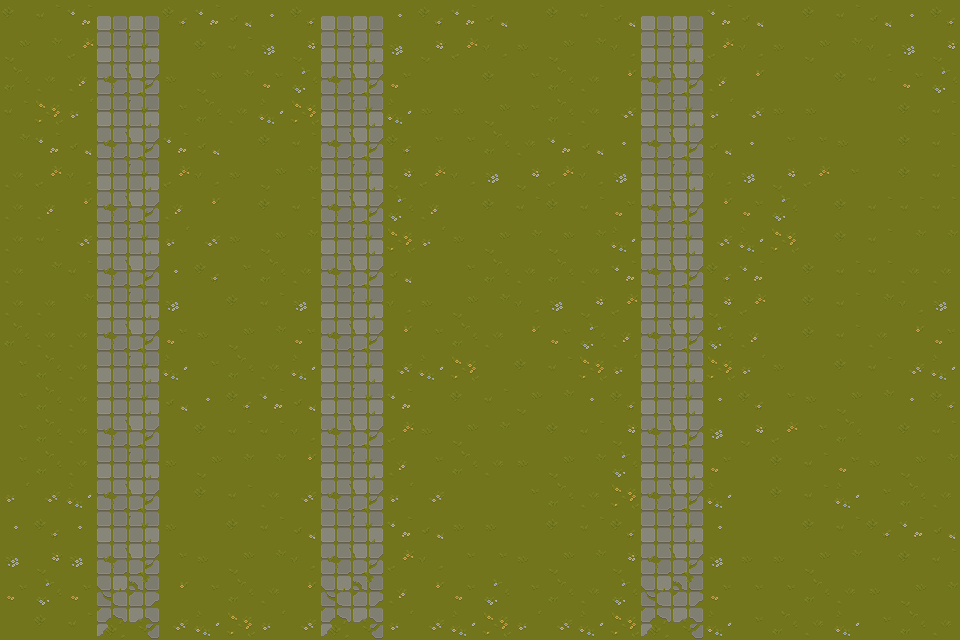

Below is a game level as drawn by its tile map, then a one-line description and the .tmx file that defines it, in full:
An orthogonal 30x20 tile map with 32x32 px tiles, 2 tile layers (decor, colliders).

<map version="1.10" tiledversion="1.12.2" orientation="orthogonal" renderorder="right-down" width="30" height="20" tilewidth="32" tileheight="32" infinite="0" nextlayerid="3" nextobjectid="1">
 <tileset firstgid="1" source="../tiles/texture.tsx" />
 <layer id="1" name="decor" width="30" height="20">
  <data encoding="csv">
2,3,7,37,37,6,7,8,5,6,37,37,5,6,7,8,1,2,3,8,0,0,7,8,1,2,3,8,5,6,
10,11,15,33,34,1,2,3,13,14,33,34,13,14,15,16,9,10,11,16,0,0,15,16,9,10,11,16,13,14,
18,19,23,41,42,9,10,11,21,22,41,42,21,1,1,2,17,18,19,24,0,0,23,24,1,1,2,3,21,22,
3,30,31,33,34,17,18,19,29,30,33,34,29,9,9,10,17,18,19,32,0,0,31,32,9,9,1,1,2,3,
11,7,8,41,42,7,8,1,2,3,41,42,6,17,17,18,19,7,8,5,0,0,8,5,17,17,9,1,2,3,
19,15,16,33,34,15,16,9,10,11,33,34,14,15,16,13,14,15,16,13,0,0,16,13,14,15,17,1,2,3,
19,23,24,41,42,23,24,1,2,3,41,42,22,23,1,2,3,2,3,21,0,0,24,21,22,1,2,3,3,3,
19,3,32,33,34,31,32,9,10,11,33,34,30,31,9,10,11,10,11,29,0,0,32,29,30,1,2,3,11,11,
19,11,3,41,42,5,6,17,18,19,41,42,8,1,17,18,19,18,19,7,0,0,6,7,1,2,3,3,19,19,
19,19,11,33,34,13,1,2,3,13,33,34,16,9,10,11,16,13,14,15,0,0,14,15,1,2,3,11,16,13,
18,19,19,41,42,21,9,10,11,21,41,42,24,17,18,19,24,21,22,23,0,0,22,23,1,2,3,19,24,21,
17,18,19,33,34,29,17,18,19,29,33,34,32,29,30,1,2,3,30,31,0,0,30,31,9,1,2,3,32,29,
17,18,19,33,34,8,5,6,7,8,33,34,7,1,2,3,10,11,5,6,0,0,5,6,17,9,10,11,5,6,
17,18,19,41,42,1,2,3,3,16,41,42,15,9,10,11,1,2,3,14,0,0,13,14,15,17,18,1,2,3,
17,18,19,33,34,9,10,11,11,24,33,34,23,17,18,19,9,10,11,22,0,0,21,1,2,3,21,9,10,11,
31,32,29,41,42,1,2,3,19,32,41,42,31,32,1,1,17,18,19,30,0,0,29,1,2,3,29,17,18,19,
5,6,5,33,34,9,1,2,3,8,33,34,7,8,9,9,1,2,3,6,0,0,5,1,1,2,3,6,7,8,
13,14,13,41,42,17,9,10,11,16,41,42,15,16,17,17,9,10,11,14,0,0,13,9,9,10,11,1,2,3,
21,22,21,49,50,24,17,18,19,24,49,50,23,24,21,22,17,18,19,22,0,0,21,17,17,18,19,9,10,11,
1,2,3,57,58,32,29,30,31,32,57,58,31,32,29,30,31,32,29,30,0,0,29,17,18,19,29,17,18,19
</data>
 </layer>
 <layer id="2" name="colliders" width="30" height="20">
  <data encoding="csv">
0,0,0,0,0,0,0,0,0,0,0,0,0,0,0,0,0,0,0,0,37,37,0,0,0,0,0,0,0,0,
0,0,0,0,0,0,0,0,0,0,0,0,0,0,0,0,0,0,0,0,33,34,0,0,0,0,0,0,0,0,
0,0,0,0,0,0,0,0,0,0,0,0,0,0,0,0,0,0,0,0,41,42,0,0,0,0,0,0,0,0,
0,0,0,0,0,0,0,0,0,0,0,0,0,0,0,0,0,0,0,0,33,34,0,0,0,0,0,0,0,0,
0,0,0,0,0,0,0,0,0,0,0,0,0,0,0,0,0,0,0,0,41,42,0,0,0,0,0,0,0,0,
0,0,0,0,0,0,0,0,0,0,0,0,0,0,0,0,0,0,0,0,33,34,0,0,0,0,0,0,0,0,
0,0,0,0,0,0,0,0,0,0,0,0,0,0,0,0,0,0,0,0,41,42,0,0,0,0,0,0,0,0,
0,0,0,0,0,0,0,0,0,0,0,0,0,0,0,0,0,0,0,0,33,34,0,0,0,0,0,0,0,0,
0,0,0,0,0,0,0,0,0,0,0,0,0,0,0,0,0,0,0,0,41,42,0,0,0,0,0,0,0,0,
0,0,0,0,0,0,0,0,0,0,0,0,0,0,0,0,0,0,0,0,33,34,0,0,0,0,0,0,0,0,
0,0,0,0,0,0,0,0,0,0,0,0,0,0,0,0,0,0,0,0,41,42,0,0,0,0,0,0,0,0,
0,0,0,0,0,0,0,0,0,0,0,0,0,0,0,0,0,0,0,0,33,34,0,0,0,0,0,0,0,0,
0,0,0,0,0,0,0,0,0,0,0,0,0,0,0,0,0,0,0,0,33,34,0,0,0,0,0,0,0,0,
0,0,0,0,0,0,0,0,0,0,0,0,0,0,0,0,0,0,0,0,41,42,0,0,0,0,0,0,0,0,
0,0,0,0,0,0,0,0,0,0,0,0,0,0,0,0,0,0,0,0,33,34,0,0,0,0,0,0,0,0,
0,0,0,0,0,0,0,0,0,0,0,0,0,0,0,0,0,0,0,0,41,42,0,0,0,0,0,0,0,0,
0,0,0,0,0,0,0,0,0,0,0,0,0,0,0,0,0,0,0,0,33,34,0,0,0,0,0,0,0,0,
0,0,0,0,0,0,0,0,0,0,0,0,0,0,0,0,0,0,0,0,41,42,0,0,0,0,0,0,0,0,
0,0,0,0,0,0,0,0,0,0,0,0,0,0,0,0,0,0,0,0,49,50,0,0,0,0,0,0,0,0,
0,0,0,0,0,0,0,0,0,0,0,0,0,0,0,0,0,0,0,0,57,58,0,0,0,0,0,0,0,0
</data>
 </layer>
</map>
